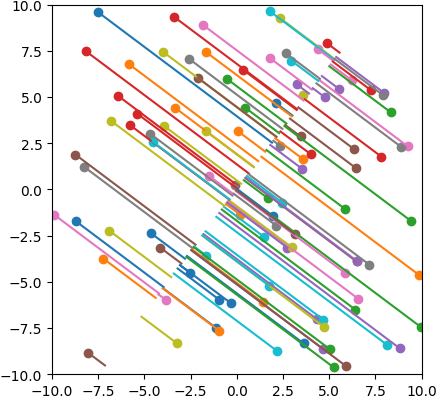

Here is the Python script that generated this plot:
from numpy import random, array, inner, sqrt, dot
import matplotlib.pyplot as plt

random.seed(2021)
v = array([3, 4])
e =  v / sqrt(inner(v, v))
plt.axis('scaled'), plt.xlim(-10, 10), plt.ylim(-10, 10)
for n in range(100):
    v = random.uniform(-10, 10, 2)
    plt.scatter(*v)
    w = inner(e, v) * e
    #P = dot(e.reshape((2, 1)), e.reshape((1, 2)))
    #w = dot(P, v)
    plt.plot(*zip(v, w))
plt.show()
#plt.savefig('proj.png', bbox_inches='tight', pad_inches=0)
